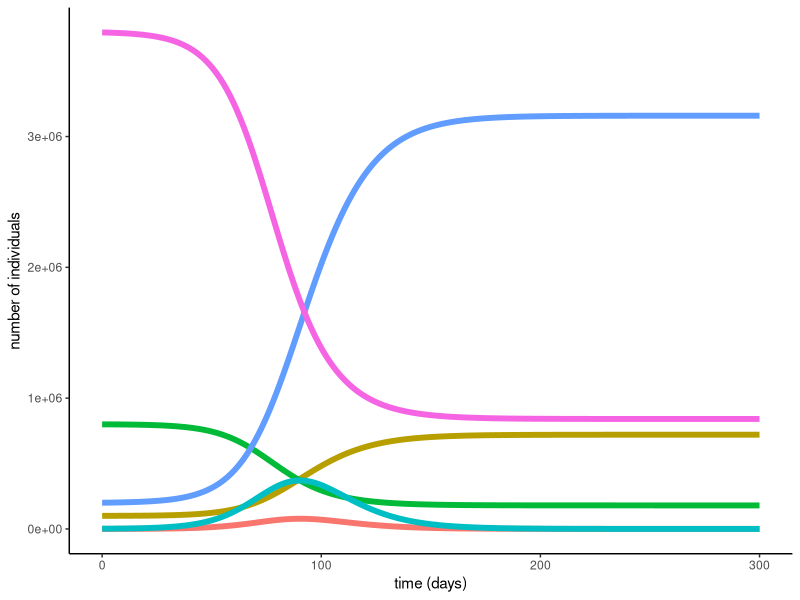
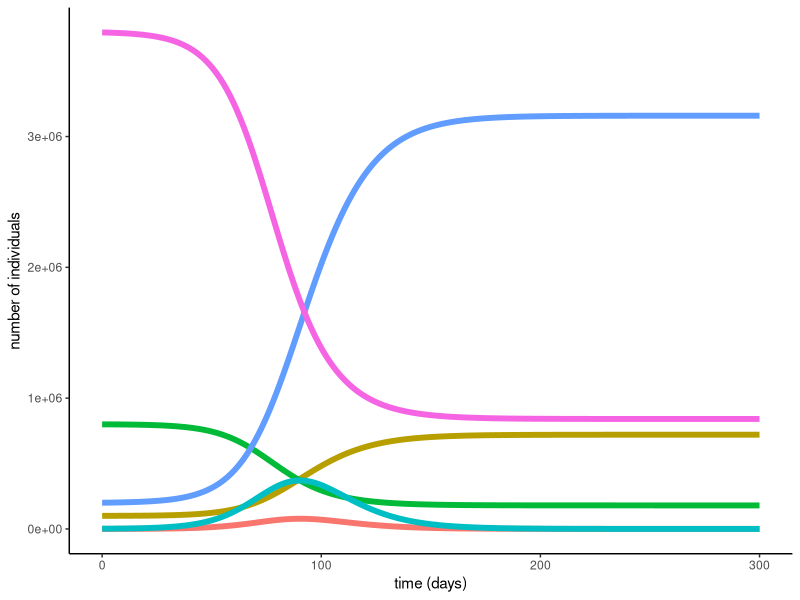

The R script that drew these images, in order:
# We are simulating the behaviour of a baseline situation where no vaccination is in place. 
# We use the same model as the one for the vaccination and assign zeros to all states and parameters associated with the vaccination.

library(deSolve) 
library(tidyverse)

#- - - - - - - - - - - - - - - - - - - - - - - - - - - - - - - - - - - - - - - - - - - - - - - - - - - - - - - - - - - - - - - -#
#- - - - - - - - - - - - - - - - - - - - Initial Values- - - - - - - - - - - - - - - - - - - - - - - - - - - - - - - - - - - - -# 
#- - - - - - - - - - - - - - - - - - - - - - - - - - - - - - - - - - - - - - - - - - - - - - - - - - - - - - - - - - - - - - - -# 

# We divide the total population in two age groups, over and under 65. 
# For brevity we call the two populations older and younger repsectively.

# Initial state values 
Y_Pop <- 4000000    #Total younger susceptible population
O_Pop <- 900000     #Total older susceptible population
young_exp <- 2000   #Number of younger exposed
old_exp <- 200      #Number of older exposed
young_inf <- 2000   #Number of younger infected
old_inf <- 200      #Number of older infected 
young_rec <- 200000 #Number of recovered younger people 
old_rec <- 100000   #Number of recovered older people 

# Initial parameter values
young_nv <- 0.23    #Percentage of younger people unwilling to get vaccinated
old_nv <- 0.07      #Percentage of older people unwilling to get vaccinated
mean_h.t_inf <- 7.4 #Mean holding time in the infectious state
mean_h.t_exp <- 6.6 #Mean holding time in the exposed state
R0_oo <- 1.2        #Mean number of older people an older person can infect before recovering
R0_oy <- 0.9        #Mean number of younger people an older person can infect before recovering
R0_yo <- 0.9        #Mean number of older people an younger person can infect before recovering
R0_yy <- 1.2        #Mean number of younger people an younger person can infect before recovering

time_horizon <- 300 #Number of days for simulation

#- - - - - - - - - - - - - - - - - - - - - - - - - - - - - - - - - - - - - - - - - - - - - - - - - - - - - - - - - - - - - - - -#
#- - - - - - - - - - - - - - - - - - Creating state and parameter vectors- - - - - - - - - - - - - - - - - - - - - - - - - - - -# 
#- - - - - - - - - - - - - - - - - - - - - - - - - - - - - - - - - - - - - - - - - - - - - - - - - - - - - - - - - - - - - - - -# 

State <- c(OS = O_Pop-(old_exp+old_inf+old_rec),         #Initial number of susceptinble people in the older age group
           OV =0, ON =0, OU =0,                          #Initial values for states associated with vaccination in the older age group set to 0
           OE =old_exp, OI =old_inf, OR =old_rec,        #Initial values for exposed, infectious and recovered states in the older age group
           OP =0,                                        #Initial value for protected people from the vaccine set to 0 in the older age group
           YS = Y_Pop-(young_exp+young_inf+young_rec),   #Initial number of susceptinble people in the younger age group
           YV =0, YN =0, YU =0,                          #Initial values for states associated with vaccination in the younger age group set to 0
           YE =young_exp, YI =young_inf, YR =young_rec,  #Initial values for exposed, infectious and recovered states in the younger age group
           YP =0)                                        #Initial value for protected people from the vaccine set to 0 in the younger age group

Parameters <- c(betaoo = R0_oo/(mean_h.t_exp+mean_h.t_inf), #Rate at which an older person becomes infected by a older person       
                betayo = R0_yo/(mean_h.t_exp+mean_h.t_inf), #Rate at which an older person becomes infected by a younger person 
                betaoy = R0_oy/(mean_h.t_exp+mean_h.t_inf), #Rate at which an younger person becomes infected by a older person 
                betayy = R0_yy/(mean_h.t_exp+mean_h.t_inf), #Rate at which an younger person becomes infected by a younger person 
                gammaV = 0, alphaV = 0,                     #Vaccine-related parameters, rate at which vaccine becomes effective, vaccine effectiveness
                gammaE = 1/mean_h.t_exp,                    #Rate at which an exposed person becomes infectious
                gammaI = 1/mean_h.t_inf,                    #Rate at which an infectious person recovers
                WO = 10^11, WY = 10^11)                     #Age specific weight constants (not used in this part of the simulation as no control is applied)

#- - - - - - - - - - - - - - - - - - - - - - - - - - - - - - - - - - - - - - - - - - - - - - - - - - - - - - - - - - - - - - - -#
#- - - - - - - - - - - - - - - - - - Time sequence and control - - - - - - - - - - - - - - - - - - - - - - - - - - - - - - - - -# 
#- - - - - - - - - - - - - - - - - - - - - - - - - - - - - - - - - - - - - - - - - - - - - - - - - - - - - - - - - - - - - - - -#

# The time sequence for the state system. These will be used in the ODE solver. 
times_state <- seq(from=0,to=time_horizon,by=1)

# Initialisation of control function to all zeros. This function will not be updated in this simulation as we are looking into the baseline model where no 
# vaccination strategy is in place. 

# We use the R function approxfun to turn the sequence of zeros to a function of time so that we can use it in the ODE solver
signal_uO = as.data.frame(list(times = times_state, import = rep(0,length(times_state))))
signal_uY = signal_uO
uY = approxfun(signal_uY, rule = 2)
uO = approxfun(signal_uO, rule = 2)

#- - - - - - - - - - - - - - - - - - - - - - - - - - - - - - - - - - - - - - - - - - - - - - - - - - - - - - - - - - - - - - - -#
#- - - - - - - - - - - - - - - - - - -Define the state ODEs- - - - - - - - - - - - - - - - - - - - - - - - - - - - - - - - - - -# 
#- - - - - - - - - - - - - - - - - - - - - - - - - - - - - - - - - - - - - - - - - - - - - - - - - - - - - - - - - - - - - - - -# 

state_system <- function(t, state, parms){
  #Extract state variables
  OS = state[1]
  OV = state[2]
  ON = state[3]
  OU = state[4] 
  OE = state[5] 
  OI = state[6] 
  OR = state[7] 
  OP = state[8]
  YS = state[9] 
  YV = state[10] 
  YN = state[11] 
  YU = state[12] 
  YE = state[13] 
  YI = state[14] 
  YR = state[15] 
  YP = state[16]
  
  #Extract parameter values
  betaoo = parms[1]
  betayo = parms[2]
  betaoy = parms[3]
  betayy = parms[4]
  gammaV = parms[5]
  alphaV = parms[6]
  gammaE = parms[7]
  gammaI = parms[8]
  
  # Total number of individuals in each age group
  OT <- OS + OV + ON + OU + OE + OI + OR + OP
  YT <- YS + YV + YN + YU + YE + YI + YR + YP
  
  # Exctracting the control functions 
  uOt <- uO(t)
  uYt <- uY(t)
  
  #State equations
  dOS <- - (betaoo*(OE+OI)/OT + betayo*(YE+YI)/YT)*OS-uOt*OS
  dOV <- uOt*OS - (betaoo*(OE+OI)/OT + betayo*(YE+YI)/YT)*OV - (1-alphaV)*gammaV*OV - alphaV*gammaV*OV
  dON <- (1-alphaV)*gammaV*OV - (betaoo*(OE+OI)/OT + betayo*(YE+YI)/YT)*ON
  dOU <- -(betaoo*(OE+OI)/OT + betayo*(YE+YI)/YT)*OU
  dOE <- (betaoo*(OE+OI)/OT + betayo*(YE+YI)/YT)*(OS + OV + ON + OU) - gammaE*OE
  dOI <- gammaE*OE - gammaI*OI
  dOR <- gammaI*OI
  dOP <- gammaV*alphaV*OV
  dYS <- - (betaoy*(OE+OI)/OT + betayy*(YE+YI)/YT)*YS-uYt*YS
  dYV <- uYt*YS - (betaoy*(OE+OI)/OT + betayy*(YE+YI)/YT)*YV - (1-alphaV)*gammaV*YV - alphaV*gammaV*YV
  dYN <- (1-alphaV)*gammaV*YV - (betaoy*(OE+OI)/OT + betayy*(YE+YI)/YT)*YN
  dYU <- -(betaoy*(OE+OI)/OT + betayy*(YE+YI)/YT)*YU
  dYE <- (betaoy*(OE+OI)/OT + betayy*(YE+YI)/YT)*(YS + YV + YN + YU) - gammaE*YE
  dYI <- gammaE*YE - gammaI*YI
  dYR <- gammaI*YI
  dYP <- gammaV*alphaV*YV
  
  dxdt <- c(dOS, dOV, dON, dOU, dOE, dOI, dOR, dOP, dYS, dYV, dYN, dYU, dYE, dYI, dYR, dYP)
  list(dxdt)
}

#- - - - - - - - - - - - - - - - - - - - - - - - - - - - - - - - - - - - - - - - - - - - - - - - - - - - - - - - - - - - - - - -#
#- - - - - - - - - - - - - - - - - - Solving the system of ODEs- - - - - - - - - - - - - - - - - - - - - - - - - - - - - - - - -# 
#- - - - - - - - - - - - - - - - - - - - - - - - - - - - - - - - - - - - - - - - - - - - - - - - - - - - - - - - - - - - - - - -# 

ode(
  func=state_system,
  y=State,
  times=times_state,
  parms=Parameters
) %>%
  as.data.frame() -> out_state

# Getting the total percentage of the population that got infected in each age group and in total
anv_or<- out_state[,c("OR")] # All the older people that recovered (they are all that have been infected)
last(anv_or)/O_Pop # Obtain percentage
anv_yr<- out_state[,c("YR")] # All the younger people that recovered (they are all that have been infected)
last(anv_yr)/Y_Pop # Obtain percentage

(last(anv_or)+last(anv_yr))/(O_Pop+Y_Pop) #Total percentage of the population that got infected

#- - - - - - - - - - - - - - - - - - - - - - - - - - - - - - - - - - - - - - - - - - - - - - - - - - - - - - - - - - - - - - - -#
#- - - - - - - - - - - - - - - - - - Plotting the trajectories - - - - - - - - - - - - - - - - - - - - - - - - - - - - - - - - -# 
#- - - - - - - - - - - - - - - - - - - - - - - - - - - - - - - - - - - - - - - - - - - - - - - - - - - - - - - - - - - - - - - -# 

#Choose the states we want to plot
state_to_plot <- as.data.frame(out_state[,c("time","OS","YS","OI","YI","OR","YR")])

#Produce the plot
state_to_plot%>%
  gather(variable,value,-time) %>%
  ggplot(aes(x=time,y=value,color=variable))+
  geom_line(size=2)+
  theme_classic()+
  theme(legend.position="none")+ 
  #scale_y_log10() +  # Logscale can be used depending on the specific simulation and specifically the transmission rates
  labs(x='time (days)',y='number of individuals')

#Save plot in pdf file
ggsave("restrictions, all state, logscale.pdf")

# Saving results to use when plotting comparison plots in the code with the vaccine in place 
nv_os<- state_to_plot[,c("time","OS")]
nv_ys<- state_to_plot[,c("time","YS")]
nv_oi<- state_to_plot[,c("time","OI")]
nv_yi<- state_to_plot[,c("time","YI")]
nv_or<- state_to_plot[,c("time","OR")]
nv_yr<- state_to_plot[,c("time","YR")]
